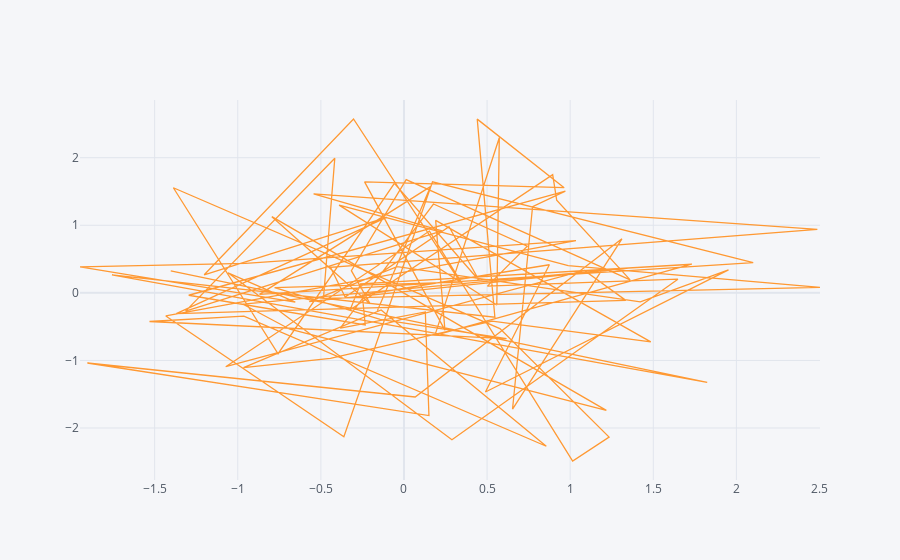

Notebook code cell kept with this figure:
### Code cell
#plotly try to make a line
df.iplot(kind='scatter',x='A',y='B')
